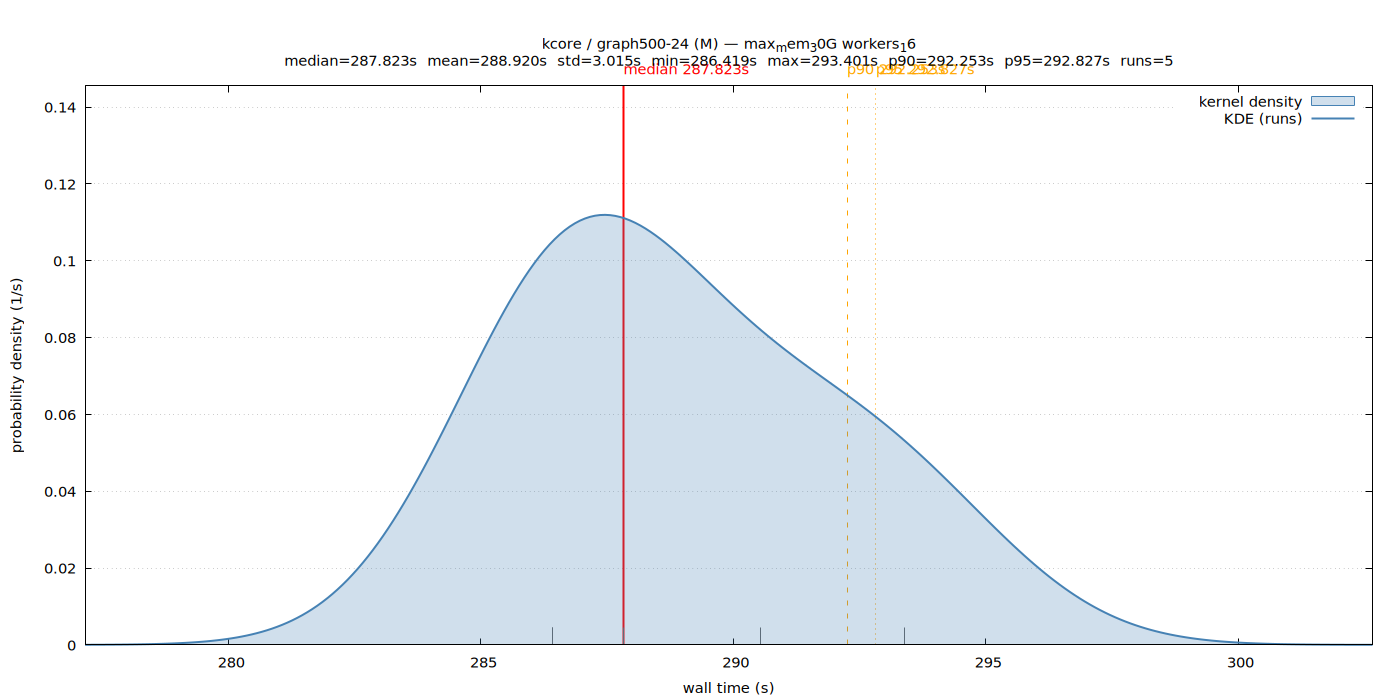

Write the gnuplot code that produced this figure.
set terminal pngcairo size 1400,700 enhanced font 'Sans,11'
set output '/home/ubuntu/nvm/gfrs/kcore/M/graph500-24/max_mem_30G_workers_16/wall_time.png'
set title "kcore / graph500-24 (M) — max_mem_30G workers_16\nmedian=287.823s  mean=288.920s  std=3.015s  min=286.419s  max=293.401s  p90=292.253s  p95=292.827s  runs=5"
set xlabel 'wall time (s)'
set ylabel 'probability density (1/s)'
set tmargin 5
set yrange [0:0.14552]
set xrange [277.155019:302.664989]
set grid y
set key top right
set arrow from 287.823061,0 to 287.823061,0.14552 nohead lc rgb 'red' lw 2
set label 'median 287.823s' at 287.823061,0.14552 offset char 0,1 tc rgb 'red'
set arrow from 292.252795,0 to 292.252795,0.14552 nohead lc rgb 'orange' lw 1 dt 2
set label 'p90 292.253s' at 292.252795,0.14552 offset char 0,1 tc rgb 'orange'
set arrow from 292.826761,0 to 292.826761,0.14552 nohead lc rgb 'orange' lw 1 dt 3
set label 'p95 292.827s' at 292.826761,0.14552 offset char 0,1 tc rgb 'orange'
set arrow from 287.823061,0 to 287.823061,0.00447752 nohead lc rgb '#666666' lw 1
set arrow from 286.425199,0 to 286.425199,0.00447752 nohead lc rgb '#666666' lw 1
set arrow from 286.419281,0 to 286.419281,0.00447752 nohead lc rgb '#666666' lw 1
set arrow from 290.530898,0 to 290.530898,0.00447752 nohead lc rgb '#666666' lw 1
set arrow from 293.400727,0 to 293.400727,0.00447752 nohead lc rgb '#666666' lw 1
plot '/home/ubuntu/nvm/gfrs/kcore/M/graph500-24/max_mem_30G_workers_16/wall_time.dat' using 1:2 with filledcurves y=0 lc rgb '#4682b4' fs transparent solid 0.25 title 'kernel density', \
     '/home/ubuntu/nvm/gfrs/kcore/M/graph500-24/max_mem_30G_workers_16/wall_time.dat' using 1:2 with lines lw 2 lc rgb '#4682b4' title 'KDE (runs)'
